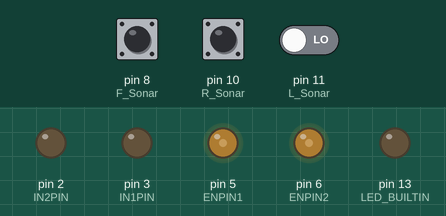
This sketch was run on a simulated Arduino Uno, built with avr-gcc and run on an emulated ATmega328P. Parts: output pins drawn as LEDs (lit = HIGH). Inputs (shaded band) come from the test bench; at power-on: pin 10 (R_Sonar) LOW, pin 8 (F_Sonar) LOW, pin 11 (L_Sonar) LOW.

Above: at 1.2 s.
1.3 s: pin 10 (R_Sonar) pulsed HIGH 2 times (0.12 s each, 0.3 s apart)
At 2.8 s:
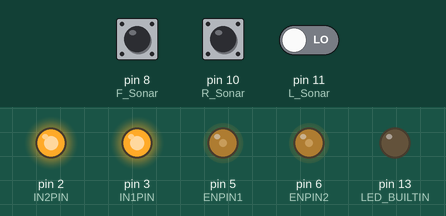
At 3.7 s:
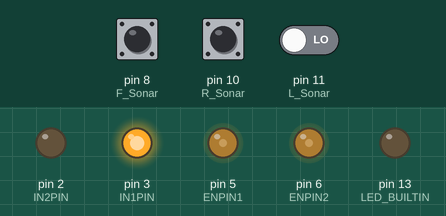
5.0 s: pin 8 (F_Sonar) pulsed HIGH 2 times (0.12 s each, 0.3 s apart)
Timing chart, 0 to 14.0 s (numbered marks = the images above; inputs shaded):
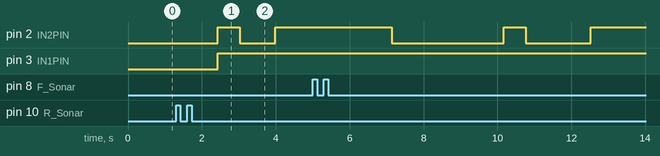

The sketch:

uno_sonar.ino
```cpp
// C++ code
//벽과의 거리 n일때 좌,우회전,유턴.
#define IN1PIN 3
#define IN2PIN 2
#define ENPIN1 5

#define IN3PIN 4
#define IN4PIN 7
#define ENPIN2 6

#define F_Sonar 8
#define R_Sonar 10
#define L_Sonar 11

float F_distance,L_distance,R_distance;
int time_msec,time_90,speed_nomal,speed_curve;


float F_Sonar_sensor(){
  float duration =0.0;
  float distance =0.0;
  pinMode(F_Sonar,OUTPUT);
  digitalWrite(F_Sonar,LOW);
  digitalWrite(F_Sonar,HIGH);
  delay(10);
  digitalWrite(F_Sonar,LOW);
  pinMode(F_Sonar,INPUT);
  duration = pulseIn(F_Sonar,HIGH);
  distance=(duration *340.0)/2.0/1000.0;
  return distance;
}

float L_Sonar_sensor(){
  float duration =0.0;
  float distance =0.0;
  pinMode(L_Sonar,OUTPUT);
  digitalWrite(L_Sonar,LOW);
  digitalWrite(L_Sonar,HIGH);
  delay(10);
  digitalWrite(L_Sonar,LOW);
  pinMode(L_Sonar,INPUT);

  duration = pulseIn(L_Sonar,HIGH);
  distance=(duration *340.0)/2.0/1000.0;
  return distance;
}

float R_Sonar_sensor(){
  float duration =0.0;
  float distance =0.0;
  pinMode(R_Sonar,OUTPUT);
  digitalWrite(R_Sonar,LOW);
  digitalWrite(R_Sonar,HIGH);
  delay(10);
  digitalWrite(R_Sonar,LOW);
  pinMode(R_Sonar,INPUT);
  duration = pulseIn(R_Sonar,HIGH);
  distance=(duration *340.0)/2.0/1000.0;
  return distance;
}
void on_stop(int a){
  analogWrite(ENPIN1,speed_nomal);
  analogWrite(ENPIN2,speed_nomal);
  //2,3 같으면 멈춤
    digitalWrite(IN1PIN ,HIGH);
    digitalWrite(IN2PIN ,HIGH);
    //4,7 같으면 멈춤
    digitalWrite(IN3PIN ,HIGH);
    digitalWrite(IN4PIN ,HIGH);
  delay(a);
}
void on_FF(int a){
  analogWrite(ENPIN1,speed_nomal);
  analogWrite(ENPIN2,speed_nomal);
//2,3 다르면 전진
  digitalWrite(IN1PIN ,HIGH);
  digitalWrite(IN2PIN ,LOW);
//4,7 다르면 전진
  digitalWrite(IN3PIN ,HIGH);
  digitalWrite(IN4PIN ,LOW);
  delay(a);
}
void on_FFR(int a){
  analogWrite(ENPIN1,speed_nomal);
  analogWrite(ENPIN2,speed_curve);
//2,3 다르면 전진
  digitalWrite(IN1PIN ,HIGH);
  digitalWrite(IN2PIN ,LOW);
//4,7 다르면 전진
  digitalWrite(IN3PIN ,HIGH);
  digitalWrite(IN4PIN ,LOW);
  delay(a);
}
void on_FFL(int a){
  analogWrite(ENPIN1,speed_curve);
  analogWrite(ENPIN2,speed_nomal);
//2,3 다르면 전진
  digitalWrite(IN1PIN ,HIGH);
  digitalWrite(IN2PIN ,LOW);
//4,7 다르면 전진
  digitalWrite(IN3PIN ,HIGH);
  digitalWrite(IN4PIN ,LOW);
  delay(a);
}
void on_FR(int a){
  analogWrite(ENPIN1,speed_nomal);
  analogWrite(ENPIN2,speed_nomal);
//2,3 다르면 전진
  digitalWrite(IN1PIN ,HIGH);
  digitalWrite(IN2PIN ,LOW);
//4,7 다르면 후진
  digitalWrite(IN3PIN ,LOW);
  digitalWrite(IN4PIN ,HIGH);
  delay(a);
}
void on_FL(int a){
  analogWrite(ENPIN1,speed_nomal);
  analogWrite(ENPIN2,speed_nomal);
//2,3 다르면 후진
  digitalWrite(IN1PIN ,LOW);
  digitalWrite(IN2PIN ,HIGH);
//4,7 다르면 전진
  digitalWrite(IN3PIN ,HIGH);
  digitalWrite(IN4PIN ,LOW);
  delay(a);
}
void on_BB(int a){
  analogWrite(ENPIN1,speed_nomal);
  analogWrite(ENPIN2,speed_nomal);
//2,3 다르면 후진
  digitalWrite(IN1PIN ,LOW);
  digitalWrite(IN2PIN ,HIGH);
//4,7 다르면 후진
  digitalWrite(IN3PIN ,LOW);
  digitalWrite(IN4PIN ,HIGH);
  delay(a);
}
void on_BBL(int a){
  analogWrite(ENPIN1,speed_curve);
  analogWrite(ENPIN2,speed_nomal);
//2,3 다르면 후진
  digitalWrite(IN1PIN ,LOW);
  digitalWrite(IN2PIN ,HIGH);
//4,7 다르면 후진
  digitalWrite(IN3PIN ,LOW);
  digitalWrite(IN4PIN ,HIGH);
  delay(a);
}
void on_BBR(int a){
  analogWrite(ENPIN1,speed_nomal);
  analogWrite(ENPIN2,speed_curve);
//2,3 다르면 후진
  digitalWrite(IN1PIN ,LOW);
  digitalWrite(IN2PIN ,HIGH);
//4,7 다르면 후진
  digitalWrite(IN3PIN ,LOW);
  digitalWrite(IN4PIN ,HIGH);
  delay(a);
}
void on_BR(int a){
  analogWrite(ENPIN1,speed_nomal);
  analogWrite(ENPIN2,speed_nomal);
//2,3 다르면 후진
  digitalWrite(IN1PIN ,LOW);
  digitalWrite(IN2PIN ,HIGH);
//4,7 다르면 전진
  digitalWrite(IN3PIN ,HIGH);
  digitalWrite(IN4PIN ,LOW);
  delay(a);
}
void on_BL(int a){
  analogWrite(ENPIN1,speed_nomal);
  analogWrite(ENPIN2,speed_nomal);
  //2,3 다르면 전진
  digitalWrite(IN1PIN ,HIGH);
  digitalWrite(IN2PIN ,LOW);
//4,7 다르면 후진
  digitalWrite(IN3PIN ,LOW);
  digitalWrite(IN4PIN ,HIGH);
  delay(a);
}


void setup()
{
  pinMode(LED_BUILTIN, OUTPUT);
  pinMode(F_Sonar, OUTPUT);
  pinMode(R_Sonar, OUTPUT);
  pinMode(L_Sonar, OUTPUT);
  pinMode(IN1PIN ,OUTPUT);
  pinMode(IN2PIN ,OUTPUT);
  pinMode(IN1PIN ,OUTPUT);
  pinMode(IN2PIN ,OUTPUT);
  speed_nomal =80;
  speed_curve =speed_nomal/4;
  analogWrite(ENPIN1,speed_nomal);
  analogWrite(ENPIN2,speed_nomal);
  time_msec = 1000;
  time_90 = 950;
  Serial.begin(115200);

}

void loop()
{


 F_distance = F_Sonar_sensor();
 R_distance = R_Sonar_sensor();
 L_distance = L_Sonar_sensor();
  if(F_distance <= 170){  //mm 대충 절반만 적용되는듯(?) .. 정면 막히면 아래 실행.
   on_stop(600);
    if((R_distance <=250)&&(L_distance <=250)){  //양쪽 막히면 오른쪽으로 유턴
      on_FR(time_90*2-150);
      on_stop(600);
    }

    else if(R_distance <=250){  //오른쪽도 막히면 좌회전
    on_FL(time_90);
    on_stop(600);
    }
    else if(L_distance <=250){  //왼쪽도 막히면 우회전
    on_FR(time_90);
    on_stop(600);
    }
    else {
    on_BB(time_msec);
       }

  }
  else{
    //2,3 다르면 전진
    digitalWrite(IN1PIN ,HIGH);
    digitalWrite(IN2PIN ,LOW);
    //4,7 다르면 전진
    digitalWrite(IN3PIN ,HIGH);
    digitalWrite(IN4PIN ,LOW);

  }

}
//우회전,좌회전,유턴
```

Measured:
- after the input at 1.3 s, pin 3 (IN1PIN): LOW → HIGH after 1.1 s instead of 1.7 s
